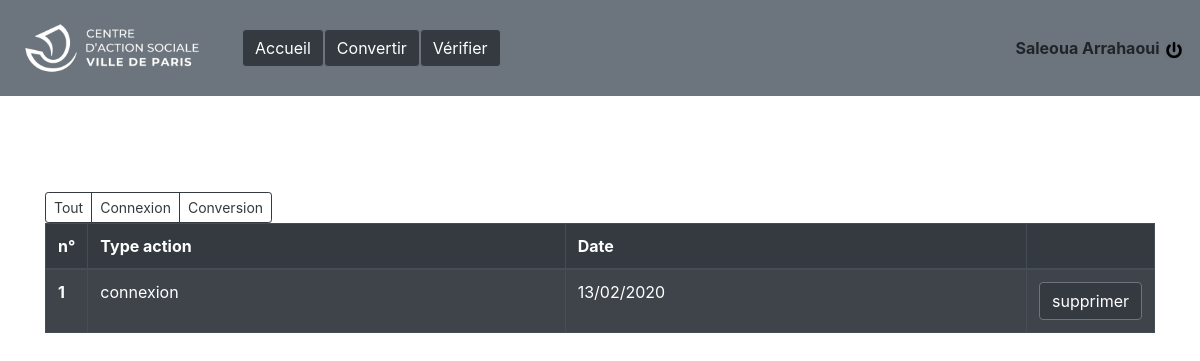
The app's page /lienTDBConnexion.php (signed in) with its own data.
### tables this page shows
CREATE TABLE IF NOT EXISTS `LoginMdp` (
  `idUtilisateur` int(11) NOT NULL,
  `Login` varchar(255) NOT NULL,
  `Password` varchar(255) NOT NULL,
  `nom` varchar(255) NOT NULL,
  `prenom` varchar(255) NOT NULL,
  `mail` varchar(255) NOT NULL,
  `pathupload` varchar(255) NOT NULL,
  `pathdepot` varchar(255) NOT NULL
);

CREATE TABLE IF NOT EXISTS `Action` (
  `idaction` int(10) NOT NULL,
  `date` datetime NOT NULL,
  `numtyp` int(2) NOT NULL,
  `numutilisateur` int(11) NOT NULL,
  `reussite` tinyint(1) NOT NULL,
  `retour` varchar(255) NOT NULL,
  `libelle` varchar(255) NOT NULL,
  `erreur` varchar(255) NOT NULL,
  `nomfichierbase` varchar(255) NOT NULL
);

CREATE TABLE IF NOT EXISTS `TypeAction` (
  `idaction` int(2) NOT NULL,
  `libelleaction` varchar(255) NOT NULL
);

### lienTDBConnexion.php (the view, shortened to what this page needs)
<html>
    <head>
        <link rel="stylesheet" href="https://stackpath.bootstrapcdn.com/bootstrap/4.3.1/css/bootstrap.min.css">
    </head>
    <body>
			<?php $page="TDB"; include("entete.php"); ?>
			<section>
				<div class="container" style="width:95%">
					<div class="btn-group" role="group">
												<button type="button" onclick="window.location.href = 'lienTDB.php';" class="btn btn-outline-dark btn-sm ">Tout</button>
						<button type="button" onclick="window.location.href = 'lienTDBConnexion.php';" class="btn btn-outline-dark btn-sm">Connexion</button>
						<button type="button" onclick="window.location.href = 'lienTDBConversion.php';" class="btn btn-outline-dark btn-sm">Conversion</button>
					</div>
					<table class="table table-striped table-bordered table-dark table-hover">
					  <thead>
						<tr>
						  <th scope="col">n°</th>
						  <th scope="col">Type action</th>
						  <th scope="col">Date</th>
						  <th scope="col"></th>
						</tr>
					  </thead>
					  <tbody>
						<?php
							 $requete = mysql_query('SELECT Action.idaction, libelleaction, date
													 FROM TypeAction INNER JOIN Action ON TypeAction.idaction = Action.numtyp
													 WHERE numutilisateur="'.$_SESSION['id'].'" AND numtyp="3" ORDER BY date DESC') OR die('Erreur de la requête MySQL');
							 $i=1;
							 while($resultat = mysql_fetch_object($requete))
							 {
								  $a = $resultat->date;
								  $b = date_create($a);
								  $c = date_format($b, 'd/m/Y');
								  echo '
									<tr>
									  <th scope="row" style="width:1%">'.$i.'</th>
									  <td>'.$resultat->libelleaction.'</td>
									  <td>'.$c.'</td>
									  <td style="width:10%"><a type="button" href = "suppAction.php?suppCon='.$resultat->idaction.'" class="btn btn-outline-secondary bg-dark text-white">supprimer</a></td>
									</tr>
								  ';
								  $i++;
							 }
						?>
					  </tbody>
					</table>
				</div>
			</section>
    </body>
</html>

### entete.php (shortened to what this page needs)
<?php
	$lienConv= "window.location.href = 'LienFile_Utilisateur.php';";
	$lienVerif= "window.location.href = 'LienFile_ligne.php';";
	$lienIndex = "window.location.href = 'index.php';";
	$afficherConv= '<button onclick="'.$lienConv.'" class="btn btn-outline-secondary bg-dark text-white" type="button"> Convertir </button>';
	$afficherVerif= '<button onclick="'.$lienVerif.'" class="btn btn-outline-secondary bg-dark text-white" type="button"> Vérifier </button>';
	$afficherAccueil= '<button onclick="'.$lienIndex.'" class="btn btn-outline-secondary bg-dark text-white" type="button"> Accueil </button>';
	$afficherLogo= '<a class="navbar-brand" href="index.php"><img src="image/logocasvp1.png" width="210" height="70"></a>';
	if(isset($_SESSION['login']))
	{
		$requete = mysql_query('SELECT nom, prenom
								FROM LoginMdp
								WHERE idUtilisateur="'.$_SESSION['id'].'"') OR die('Erreur de la requête MySQL');
		$resultat = mysql_fetch_object($requete);
		$afficherDroite = $resultat->prenom." ".$resultat->nom;
		$lienImage = '<img src="image/deco.png" width="20" height="20">';
	}
	else
	{
		$afficherDroite =' <a class="text-dark" href="logout.php">se connecter</a>';
		$lienImage = '<img src="image/connexion.png" width="20" height="20">';
		$afficherConv = "";
	}
	$afficheImage = '<li><a href="logout.php"> '.$lienImage.'</a></li>';
?>
<header>
	<nav class="navbar navbar-expand-lg navbar-light bg-secondary ">
		<?php echo $afficherLogo; ?>
		<div class="collapse navbar-collapse">
			<div class="navbar-nav">
				<?php
				echo $afficherAccueil;
				echo $afficherConv ;
				echo $afficherVerif ;
				?>
			</div>
		</div>
		<ul class="nav navbar-nav navbar-right">
			<li class="font-weight-bold " ><?php echo  $afficherDroite ; ?></li>&nbsp;
			<?php echo $afficheImage; ?>
		</ul>
	</nav>
</header>

### records on screen
loginmdp: afficherDroite "Saleoua Arrahaoui"
action: numtyp.libelleaction "connexion", date "13/02/2020"
